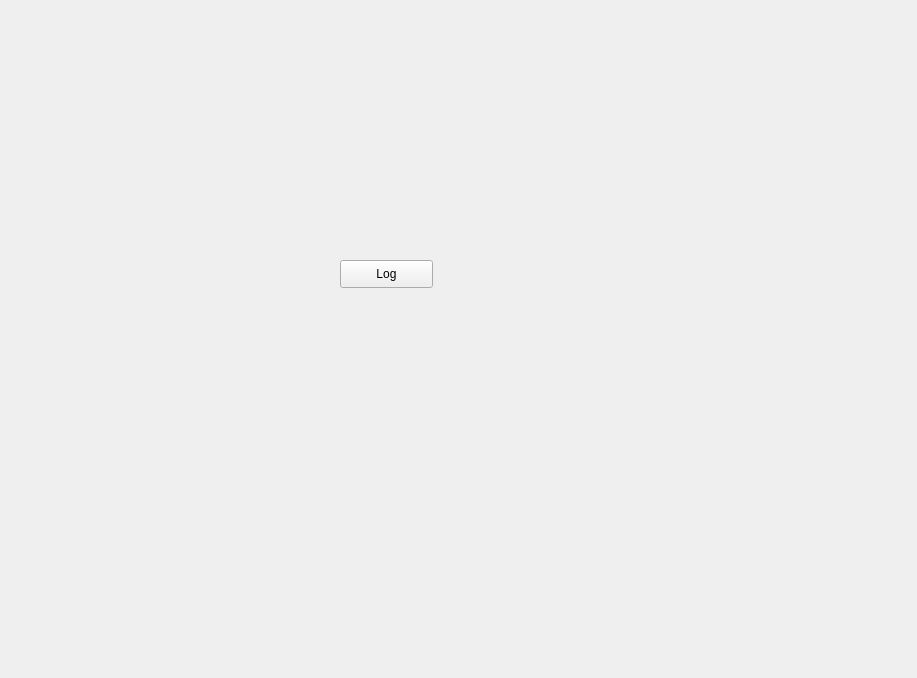
<?xml version="1.0" encoding="UTF-8"?>
<ui version="4.0">
 <class>MainWindow</class>
 <widget class="QMainWindow" name="MainWindow">
  <property name="geometry">
   <rect>
    <x>0</x>
    <y>0</y>
    <width>917</width>
    <height>678</height>
   </rect>
  </property>
  <property name="windowTitle">
   <string>MainWindow</string>
  </property>
  <widget class="QWidget" name="centralWidget">
   <widget class="QPushButton" name="pushButton">
    <property name="geometry">
     <rect>
      <x>340</x>
      <y>260</y>
      <width>93</width>
      <height>28</height>
     </rect>
    </property>
    <property name="text">
     <string>Log</string>
    </property>
   </widget>
  </widget>
 </widget>
 <layoutdefault spacing="6" margin="11"/>
 <resources/>
 <connections/>
</ui>
